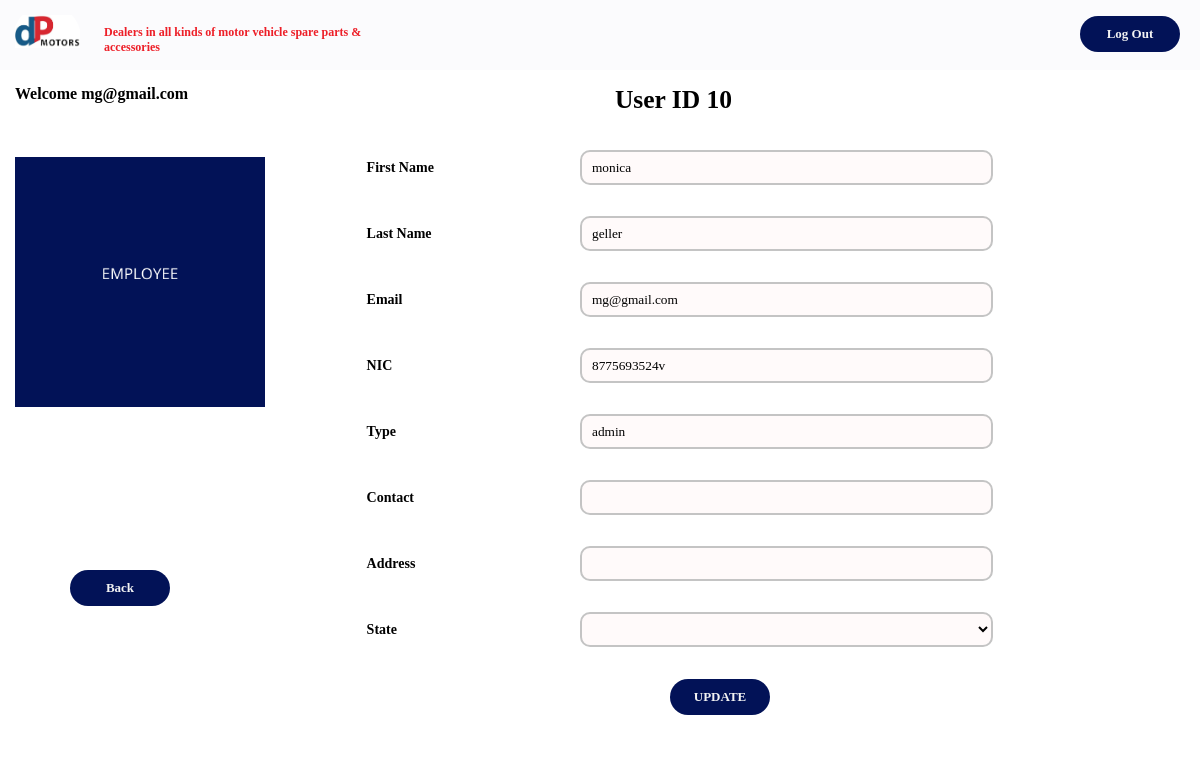
The app's page /UI/Administrator/manageAccounts/update.process.php?id=10 (signed in) with its own data.
### tables this page shows
CREATE TABLE IF NOT EXISTS `users` (
  `id` int(10) NOT NULL AUTO_INCREMENT,
  `fname` varchar(255) NOT NULL,
  `lname` varchar(255) NOT NULL,
  `email` varchar(255) NOT NULL,
  `nic` varchar(255) NOT NULL,
  `password` varchar(255) NOT NULL,
  `type` varchar(100) DEFAULT NULL,
  `contact` text,
  `address` text,
  `state` varchar(15) NOT NULL DEFAULT 'activated',
  PRIMARY KEY (`id`)
);

### UI/Administrator/manageAccounts/update.process.php (the view, shortened to what this page needs)
<?php
include_once "../../../includes/dbh.inc.php";
if($_SESSION['type'] == "admin")
{
    $email =  $_SESSION['email'];
}else{
    header("location: ../UI/Auth-UI/Login.php?error=unscuccessful-attempt-adminDashboard");
}
?>
<html>
    <head>
        <link rel="stylesheet" href="../../../css/main.css">
    </head>
    <body>
    <div class="row r1">
        <div class="col-13">
            <img src="../../../images/logo.png" class="navLogo">
        </div>
        <div class="col-nav">
            <h4 class="navSlogan">Dealers in all kinds of motor vehicle spare parts & accessories</h4>
        </div>
        <div class="col-14 navbar">
        <form action="../../../includes/logout.inc.php">
                <button class="navButton"> Log Out </button>
            </form>
        </div>
    </div>
    <div class="row r3">
        <div class="col-15 ">
            <p> Welcome <?php echo  $email ?></p><br><br><br>
            <img src="../../../images/admin/updateemployee.png" style="width: 250px;" alt=""><br><br><br><br><br>
            <br><br><br><br><br>
            <p style="text-align: center;"> <button class="navButton" onclick="history.back()">Back </button></p>
            <br><br><br>
        </div>
        <div class="col-16 content">
            <form action="<?php echo $_SERVER['PHP_SELF']; ?>" method="post">
                <?php
                    $showid = $_GET["id"];
                    $sql = "SELECT id, fname, lname, email, nic, type, contact, address, state FROM users WHERE id = '$showid'";
                    $result=mysqli_query($conn,$sql);
                    $row=mysqli_fetch_array($result);
                ?>
                <div class="row">
                        <div class="th-employee-form-title">
                            <h2 style="margin-bottom:20px;">User ID <?php echo $row['id'];?></h2>
                        </div>
                </div>
                <div class="row">
                    <div class="col-4 BookAppLabel">
                        <label>First Name</label>
                    </div>
                    <div class="col-8 BookAppForm">
                        <input type="text" class="serviceApp" name="fname" value="<?php echo $row['fname'];?>">
                    </div>
                </div>
                <div class="row">
                    <div class="col-4 BookAppLabel">
                        <label>Last Name</label>
                    </div>
                    <div class="col-8 BookAppForm">
                        <input type="text" class="serviceApp" name="lname" value="<?php echo $row['lname'];?>">
                    </div>
                </div>
                <div class="row">
                    <div class="col-4 BookAppLabel">
                        <label>Email</label>
                    </div>
                    <div class="col-8 BookAppForm">
                        <input type="text" class="serviceApp" name="email" value="<?php echo $row['email'];?>">
                    </div>
                </div>
                <div class="row">
                    <div class="col-4 BookAppLabel">
                        <label>NIC</label>
                    </div>
                    <div class="col-8 BookAppForm">
                        <input type="text" class="serviceApp" name="nic" value="<?php echo $row['nic'];?>">
                    </div>
                </div>
                <div class="row">
                    <div class="col-4 BookAppLabel">
                        <label>Type</label>
                    </div>
                    <div class="col-8 BookAppForm">
                        <input type="text" class="serviceApp" name="type" value="<?php echo $row['type'];?>">
                    </div>
                </div>
                <div class="row">
                    <div class="col-4 BookAppLabel">
                        <label>Contact</label>
                    </div>
                    <div class="col-8 BookAppForm">
                        <input type="text" class="serviceApp" name="contact" value="<?php echo $row['contact'];?>">
                    </div>
                </div>
                <div class="row">
                    <div class="col-4 BookAppLabel">
                        <label>Address</label>
                    </div>
                    <div class="col-8 BookAppForm">
                        <input type="text" class="serviceApp" name="address" value="<?php echo $row['address'];?>">
                    </div>
                </div>
                <div class="row">
                    <div class="col-4 BookAppLabel">
                        <label for="state">State</label>
                    </div>
                    <div class="col-8 BookAppForm">
                        <select name="state" class="serviceApp">
                            <option value=""selected></option>
                            <option value="activated">Activated</option>
                        </select>
                    </div>
                </div>
                <div class="th-emp-addb">
                        <button class="navButton" name="update">UPDATE</button>
                </div>
            </form>
        </div>
    </div>
    </body>
</html>

### css/responsive.css (style rules this page uses)
* { margin:0; padding:0; font-family: 'Tahoma'; font-weight:bold; box-sizing:border-box; }
[class*="col-"] { float: left; padding: 15px; border: 0px solid red; }
.row::after { content: ""; clear: both; display: table; }
.col-4 { width: 33.33%; }
.col-8 { width: 66.66%; }
.col-13 { width: 7%; }
.col-14 { width: 68%; }
.col-15 { width: 20%; }
.col-16 { width: 80%; }
.col-nav { width: 25%; }
.navLogo { height: auto; width: 65px; z-index: -1; }
.navSlogan { padding-top: 10px; padding-left: 5px; color:#ED1F28; font-size: 12px; }
.r1 { background-color: #FBFBFD; }
.navbar { text-align: center; display: flex; justify-content: end; }
button { border-radius:25px; }
.navButton { border: none; background-color:#021257; width: 100px; padding: 10px 10px; transition-duration:0.4s; cursor: pointer; margin: 1px 5px; text-align: center; text-decoration: none; color:#F2F2F2; font-size: 13px; font-weight: bold; }

### css/customer.css (style rules this page uses)
.BookAppLabel { text-align: left; font-size:12.5px; color: #000000; padding-left: 12%; }
.BookAppForm { text-align: left; }
#serviceApp, input[type=date] , .serviceApp { width:70%; height:35px; border-radius: 10px; border: 2px solid #C4C4C4; background: #FFFAFA; padding: 10px; font-weight:lighter; }
select option { font-weight:lighter; }

### css/employee-supplier.css (style rules this page uses)
.th-employee-form-title { float:left; text-align:center; width:90%; font-size:17px; font-weight: bold; }
.th-emp-addb { display: flex; justify-content: center; text-align: center; margin-top:15px; }

### css/form.css (style rules this page uses)
label { padding: 10px 10px 10px 0; display: inline-block; color: #000000; font-size: 14px; font-weight: 600; }

### records on screen
users: id "10", fname "monica", lname "geller", email "mg@gmail.com", nic "8775693524v", type "admin"

### other values on screen
$email "mg@gmail.com"
